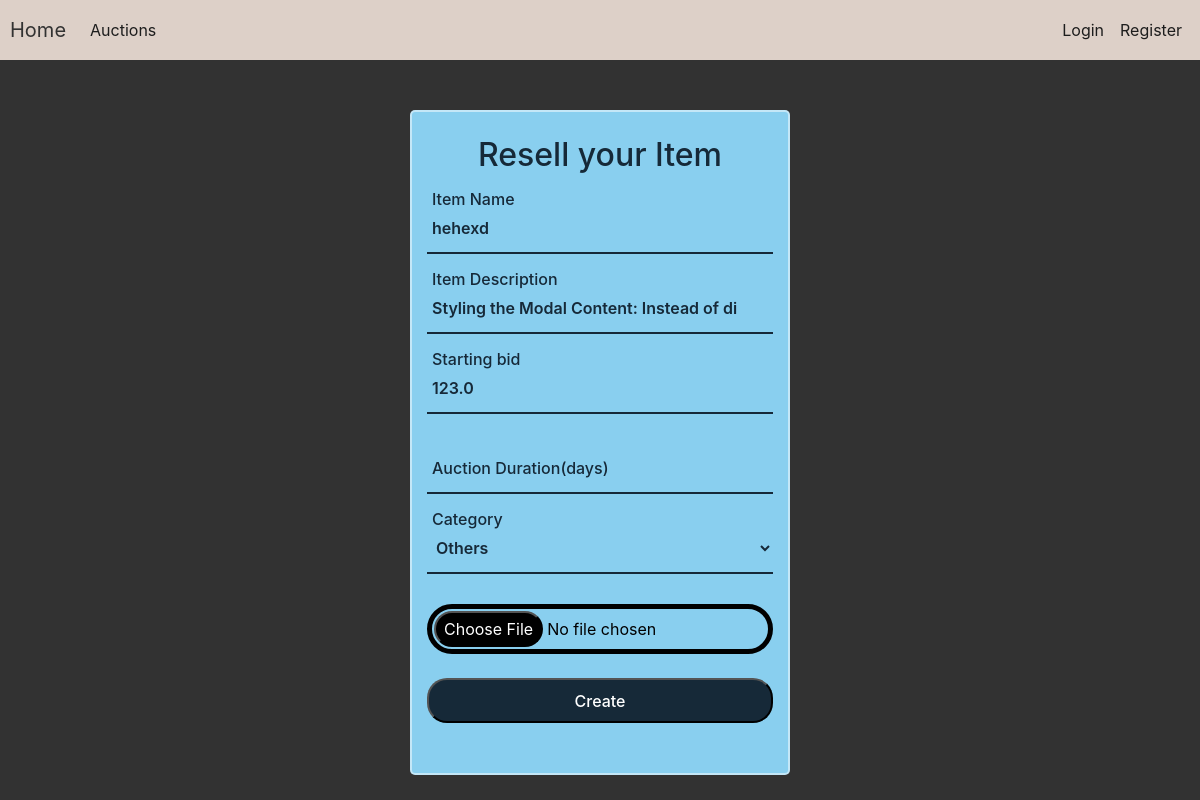
The app's page /resell/2, older data.
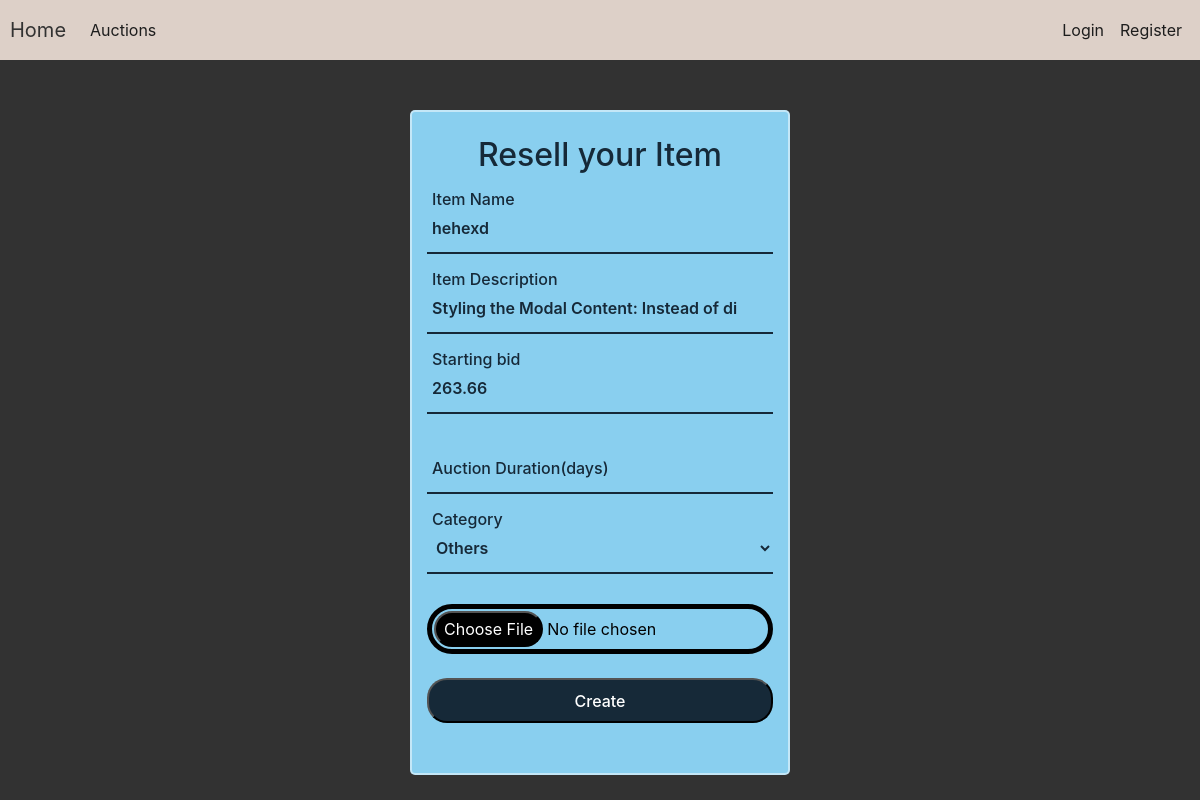
The same page, newer data.
### auction/models.py (models this page shows, shortened)
class Item(db.Model):
    id = db.Column(db.Integer(),primary_key=True)
    name = db.Column(db.String(length=30),nullable=False,unique=True)
    description = db.Column(db.String(length=1024),nullable=False)
    start = db.Column(db.String(length=30),nullable=False)
    end = db.Column(db.String(length=30), nullable=False)
    current_bid = db.Column(db.Float,nullable=False)
    category = db.Column(db.String(),nullable=False)
    step = db.Column(db.Float,nullable=False)
    seller_id = db.Column(db.Integer())
    bidder_id = db.Column(db.Integer())
    owner = db.Column(db.Integer(),db.ForeignKey('user.id'))
    image = db.Column(db.String(length=255))
    sold = db.Column(db.String(length=10))

### auction/routes.py (the view, shortened to what this page needs)
@app.route('/resell/<int:item_id>', methods=['GET', 'POST'])
def resell_page(item_id):
    current_time = datetime.now()
    form = ItemResellForm()
    item = Item.query.filter_by(id=item_id).first()
    form.name.default = item.name[:-6]
    form.description.default = item.description
    form.current_bid.default = item.current_bid
    form.data['name'] = item.name[:-6]
    form.data['description'] = item.description
    form.data['current_bid'] = item.current_bid
    if request.method == 'GET':
        form.process()
    if form.errors != {}:
        for error in form.errors.values():
            flash(error, 'fail')
    return render_template('resell_page.html', item=item,form=form)

### auction/forms.py
class ItemResellForm(FlaskForm):
    name = StringField(label='Item name:',validators=[Length(max=30),DataRequired()])
    description = StringField(label='Description',validators=[Length(max=1250),DataRequired()])
    current_bid = FloatField(label='Starting bid:',validators=[DataRequired()])
    duration = IntegerField(label='Auction duration(days): ',validators=[DataRequired()])
    photo = FileField(label="Upload an image",validators=[DataRequired()])
    category_choices = [("Others", "Others"),("Watches", "Watches"), ("Books", "Books"), ("Accessories", "Accessories"),("Clothes", "Clothes"),("Art", "Art"),("Music", "Music"),("Gifts", "Gifts")]
    category = SelectField(label='Category:', choices=category_choices, validators=[DataRequired()])
    submit = SubmitField(label='Create')

### auction/templates/resell_page.html (shortened to what this page needs)
{% extends 'base.html' %}
 {% block content %}
<body>
<div class="container create_item_form">
<form method="POST" class="form-register" style="color:white;" enctype="multipart/form-data">
    <br>
    <h1 class="march_pink">
        Resell your Item
    </h1>
    <div class="input-box">
    {{ form.name(class="input")}}
        <label>Item Name</label>
        </div>
    <div class="input-box">
    {{ form.description(class="input")}}
        <label>Item Description</label>
        </div>
<div class="input-box">
    {{ form.current_bid(class="input")}}
<label>Starting bid</label>
        </div>
<div class="input-box">
    {{ form.duration(class="input")}}
<label>Auction Duration(days)</label>
        </div>
    <div class="input-box">
    {{ form.category(class="input")}}
<label>Category</label>
        </div>
    {{ form.photo(class="form-control-file customfile")}}
    <br>
    {{ form.submit(class="btn1") }}
</form>
    </div>
</body>
 {% endblock %}

Row changes from the older to the newer data that the page shows:
changed Item "hehexd": current_bid "123.0" → "263.66"
